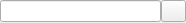
<?xml version="1.0" encoding="UTF-8"?>
<ui version="4.0">
 <class>PositionEdit</class>
 <widget class="QWidget" name="PositionEdit">
  <property name="geometry">
   <rect>
    <x>0</x>
    <y>0</y>
    <width>186</width>
    <height>23</height>
   </rect>
  </property>
  <property name="windowTitle">
   <string>Form</string>
  </property>
  <layout class="QHBoxLayout" name="horizontalLayout">
   <property name="spacing">
    <number>0</number>
   </property>
   <property name="margin">
    <number>0</number>
   </property>
   <item>
    <widget class="ActionTools::CodeLineEdit" name="position"/>
   </item>
   <item>
    <widget class="ActionTools::ChoosePositionPushButton" name="choose">
     <property name="maximumSize">
      <size>
       <width>25</width>
       <height>16777215</height>
      </size>
     </property>
     <property name="text">
      <string/>
     </property>
    </widget>
   </item>
  </layout>
 </widget>
 <customwidgets>
  <customwidget>
   <class>ActionTools::ChoosePositionPushButton</class>
   <extends>QPushButton</extends>
   <header>actiontools/choosepositionpushbutton.hpp</header>
  </customwidget>
  <customwidget>
   <class>ActionTools::CodeLineEdit</class>
   <extends>QLineEdit</extends>
   <header>actiontools/codelineedit.hpp</header>
  </customwidget>
 </customwidgets>
 <resources/>
 <connections/>
</ui>
